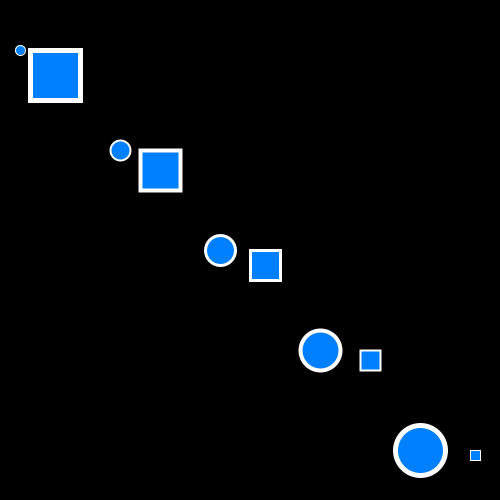
Frame 1 (no input)
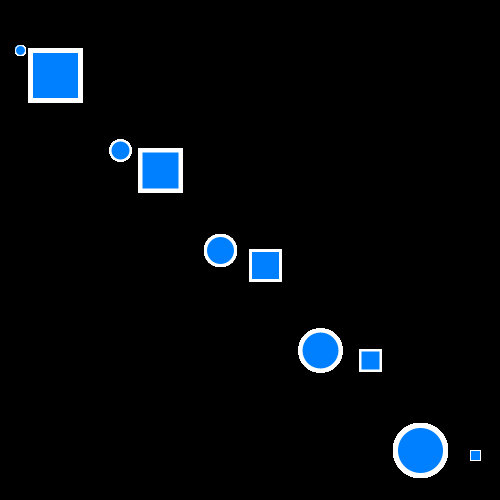
Frame 60 (the mouse pressed at the canvas centre just before this capture)
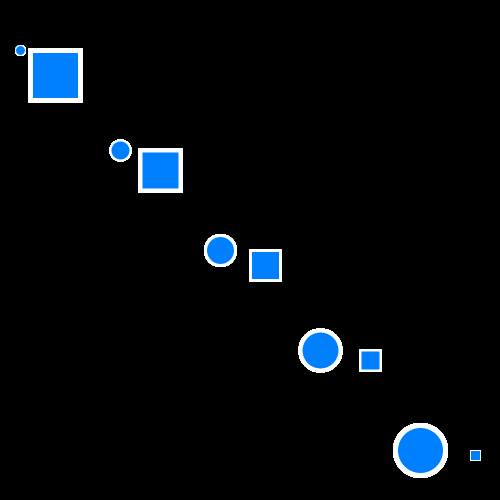
Frame 120 (the mouse held since frame 60 and released just before this capture)

The Processing sketch that drew these frames (run headless with seeded random() and noise(); from frame 60 on, the mouse is pressed at the canvas centre):

// Processing sketch: processing_84296
// ── processing_84296.pde

color strokeColor, fillColor;

void setup()
{
  strokeColor = color(255,255,255);
  fillColor = color(0,128,255);
  color bgColor = color(0,0,0);
  
  size(500,500);
  background(bgColor);
}

void draw()
{
  drawEllipse(strokeColor, 1, fillColor, new PVector(20,50), new PVector(10,10));
  drawRectangle(strokeColor, 5, fillColor, new PVector(30,50), new PVector(50,50));  
  
  drawEllipse(strokeColor, 2, fillColor, new PVector(120,150), new PVector(20,20));  
  drawRectangle(strokeColor, 4, fillColor, new PVector(140,150), new PVector(40,40));  
  
  drawEllipse(strokeColor, 3, fillColor, new PVector(220,250), new PVector(30,30));
  drawRectangle(strokeColor, 3, fillColor, new PVector(250,250), new PVector(30,30));  
  
  drawEllipse(strokeColor, 4, fillColor, new PVector(320,350), new PVector(40,40));
  drawRectangle(strokeColor, 2, fillColor, new PVector(360,350), new PVector(20,20));  
  
  drawEllipse(strokeColor, 5, fillColor, new PVector(420,450), new PVector(50,50));
  drawRectangle(strokeColor, 1, fillColor, new PVector(470,450), new PVector(10,10));
}

void drawEllipse(color strClr, int strWeight, color flClr, PVector elPos, PVector elSize)
{
  stroke(strClr);
  strokeWeight(strWeight);
  fill(flClr);
  ellipse(elPos.x, elPos.y, elSize.x, elSize.y);  
}

void drawRectangle(color strClr, int strWeight, color flClr, PVector rectPos, PVector rectSize)
{
  stroke(strClr);
  strokeWeight(strWeight);
  fill(flClr);
  rect(rectPos.x, rectPos.y, rectSize.x, rectSize.y);  
}
